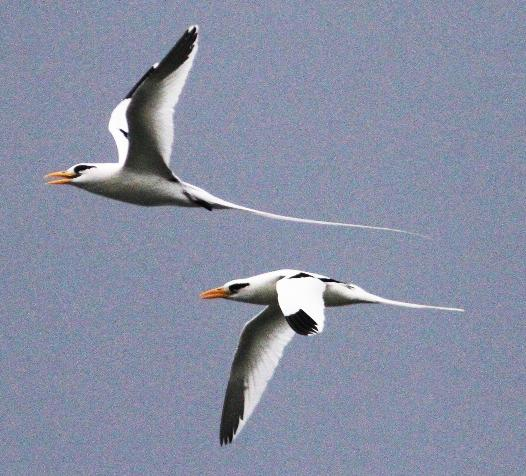
%> input picture birds2.jpg, 526 x 476 px
$ octave --eval "main;"   (GNU Octave 9; MATLAB toolbox functions it lacks are replaced by stand-ins)
%> lines starting %> are read from the running program, lines starting %| are printed output that depends on the picture
### reverseImageWithoutLoop.m
function [ lout_wLoop ] = reverseImageWithoutLoop(Im,rowstart,rowend,colstart,colend)


%We have created our first function which will reverse the image without
%using for loop
%Here i take our original image and choose it's certain region using
%parameters such as rowstart.
%Then i flip that part in the x axis and assign it to xreversed
xreversed=fliplr(Im(rowstart:rowend,colstart:colend,:));
%Flip xreversed in the y axis
yreversed=flipud(xreversed(:,:,:));
%paste changed image onto original image
Im(rowstart:rowend,colstart:colend,:)=yreversed(:,:,:);
%give it  a new name
lout_wLoop=Im(:,:,:);

end

### reverseImageLoop.m
function [lout_Loop] = reverseImageLoop(Im, rowstart, rowend, colstart, colend)


% This function takes the matrix of the image, number of the start row,
% columnn, and the end of the start row, column as inputs for the region which
% will be reversed, and gives the matrix of the image with reversed part as
% an output.
% At first, this function find the middle of the row and column of the matrix of the
% region which will be reversed. After that, it changes every row and
% column from the start with the corresponding row and column from the end,
% and during this process it does that for 3 color channels seperately.
%

% Finds the middle of the row of the region which will be reversed
if mod(rowstart + rowend,2) ~= 0
    control = (rowstart + rowend + 1) / 2;
else
    control = (rowstart + rowend) / 2;
end

% Finds the middle of the column of the region which will be reversed
if mod(colstart + colend,2) ~=0
    control2 = (colstart + colend + 1) / 2;
else
    control2 = (colstart + colend) / 2;
end

k = rowend;

% Changes the entries in the rows from the beginning with the
% corresponding rows from the end
for m = colstart:colend
    for n = rowstart:control

        %Changing process for the first color channel
            temp(1,1,1) = Im(n,m,1);
            temp(1,1,2) = Im(n,m,2);
            temp(1,1,3) = Im(n,m,3);

        %Changing process for the second color channel
            Im(n,m,1) = Im(k,m,1);
            Im(n,m,2) = Im(k,m,2);
            Im(n,m,3) = Im(k,m,3);

        %Changing process for the third color channel
            Im(k,m,1) = temp(1,1,1);
            Im(k,m,2) = temp(1,1,2);
            Im(k,m,3) = temp(1,1,3);

        %At each step, k is getting closer to the middle
            k = k-1;
    end

    %After changing process is done for the column, rowend is assigned to k, again.
    k = rowend;
end

k = colend;

% Changes the entries in the columns from the beginning with the corresponding
% columns from the end.
for m = rowstart:rowend
    for n = colstart:control2

        %Changing process for the first color channel
        temp(1,1,1) = Im(m,n,1);
        temp(1,1,2) = Im(m,n,2);
        temp(1,1,3) = Im(m,n,3);

        %Changing process for the second color channel
        Im(m,n,1) = Im(m,k,1);
        Im(m,n,2) = Im(m,k,2);
        Im(m,n,3) = Im(m,k,3);

        %Changing process for the third color channel
        Im(m,k,1) = temp(1,1,1);
        Im(m,k,2) = temp(1,1,2);
        Im(m,k,3) = temp(1,1,3);

        %At each step, k is getting closer to the middle
        k = k-1;
    end

    %After changing process is done for the row, colend is assigned to k, again.
    k = colend;
end

% Assigns the matrix to lout_Loop output, after the process
lout_Loop = Im(:,:,:);

end

### main.m
function main


%Read image from file
ilkresim=imread('birds2.jpg');
%> ilkresim is the input picture: size 476x526x3 uint8; mean R, G, B 135.8, 142.6, 164.3
%Displays the original image
figure, imshow('birds2.jpg');
%Read mask from file
maske=imread('temp.jpg');
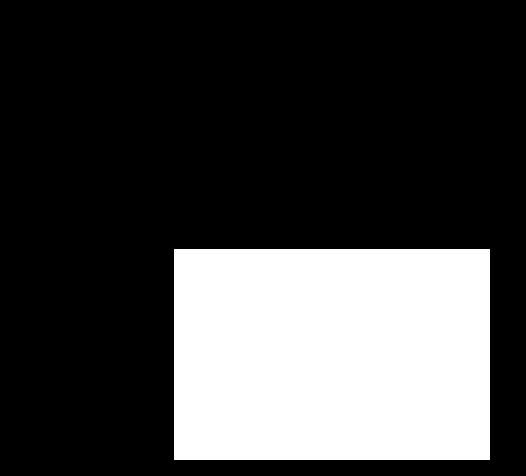
%> input picture temp.jpg, 526 x 476 px
%> maske is the input picture: size 476x526 uint8; min 0, max 255, mean 67.9
%Displays the temp
figure, imshow('temp.jpg');

% Here we find white pixels and assing their position to an row and column
% vectors
[row,col] = find(maske>252);
%> row = 66660 values from 250 to 460; col = 66660 values from 175 to 490
%find first white pixel's row
rowstart=row(1);
%> rowstart = 251
%find last white pixel's row
rowend=row(end);
%> rowend = 459
%find first white pixel's column
colstart=col(1);
%> colstart = 175
%find last white pixel's column
colend=col(end);
%> colend = 490

%Start timer
tic;
%Invokes the function without loop
imageWithoutLoop = reverseImageWithoutLoop(ilkresim,rowstart,rowend,colstart,colend);
%> in reverseImageWithoutLoop, `xreversed=fliplr(Im(rowstart:rowend,colstart:colend,:));`:
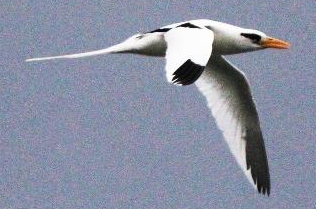
%> xreversed: size 209x316x3 uint8; mean R, G, B 137.9, 143.9, 163.8
%> in reverseImageWithoutLoop, `yreversed=flipud(xreversed(:,:,:));`:
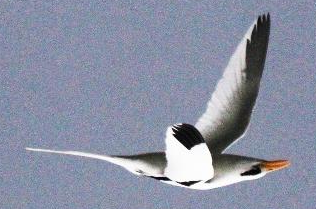
%> yreversed: size 209x316x3 uint8; mean R, G, B 137.9, 143.9, 163.8; mean of the top-left, top-right, bottom-left and bottom-right quarters 149.2, 143.4, 151.7, 149.9
%> in reverseImageWithoutLoop, `Im(rowstart:rowend,colstart:colend,:)=yreversed(:,:,:);`:
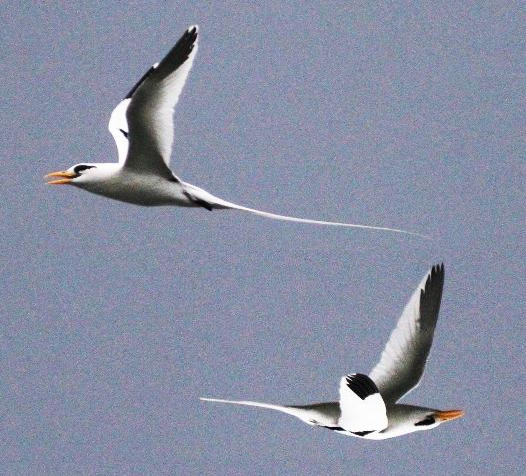
%> Im: size 476x526x3 uint8; mean R, G, B 135.8, 142.6, 164.3; mean of the top-left, top-right, bottom-left and bottom-right quarters 144.4, 150.7, 147.1, 148.1
%End timer and show elapsed time
reverseImageWithoutLoopTime = toc;
%Displays the running time for the function without loop
disp(reverseImageWithoutLoopTime);

%Start timer
tic;
%Invokes the function with loop
imageWithLoop = reverseImageLoop(ilkresim,rowstart,rowend,colstart,colend);
%> in reverseImageLoop, `control = (rowstart + rowend) / 2;`: control = 355
%> in reverseImageLoop, `control2 = (colstart + colend + 1) / 2;`: control2 = 333
%> in reverseImageLoop, `k = rowend;`: k = 459
%> after the loop in reverseImageLoop, `for m = colstart:colend`:
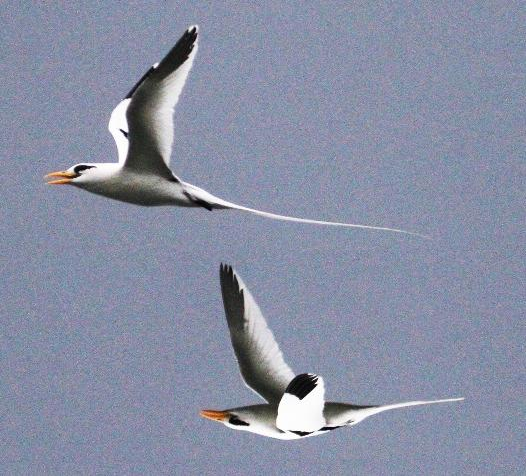
%> Im: size 476x526x3 uint8; mean R, G, B 135.8, 142.6, 164.3; mean of the top-left, top-right, bottom-left and bottom-right quarters 144.4, 150.7, 143.5, 151.7
%> after the loop in reverseImageLoop, `for m = colstart:colend`: temp = [127 139 163]
%> in reverseImageLoop, `k = colend;`: k = 490
%> after the loop in reverseImageLoop, `for m = rowstart:rowend`: temp = [136 147 167]
%End timer
reverseImageLoopTime = toc;
%Displays the running time for the function with loop
disp(reverseImageLoopTime);

%Save the output images into the files
imwrite(imageWithoutLoop,'reversedWithoutLoop.jpg');
imwrite(imageWithLoop,'reversedLoop.jpg');

end
%End of main function
